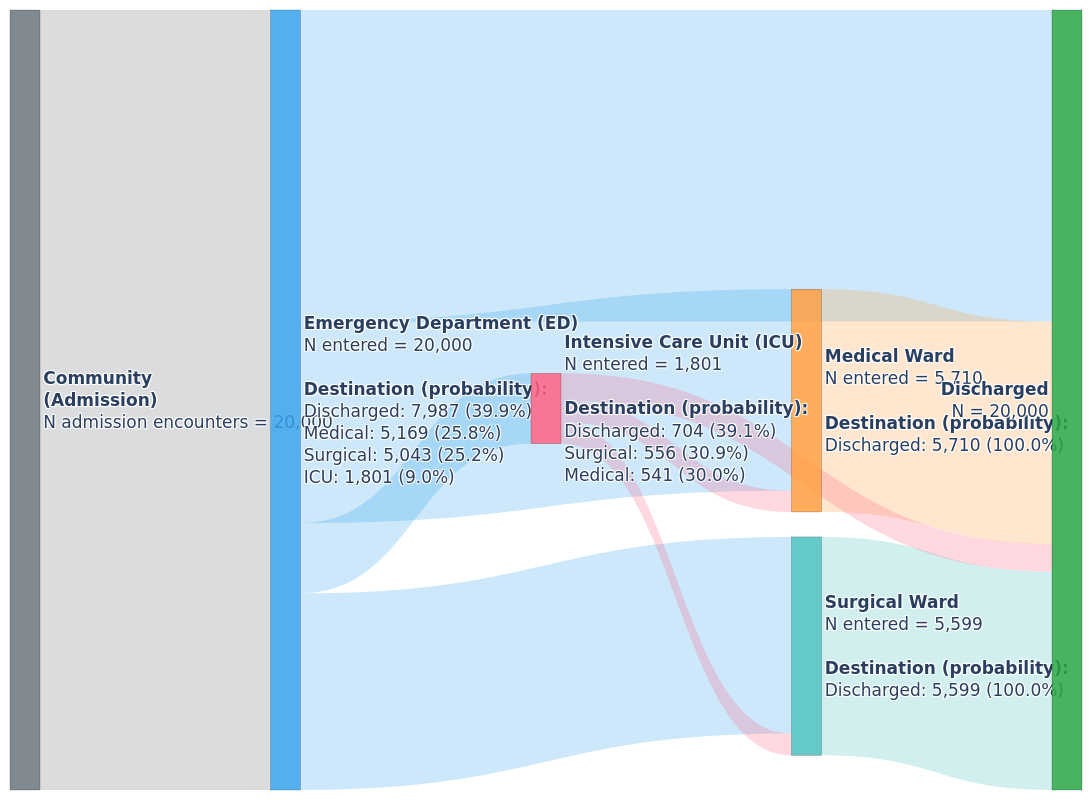

The cell this chart's notebook holds for it:
### Markdown cell above
SANKEY PLOT

### Code cell
# Patient flow: each admission's ward sequence (repeats collapsed), from the community to discharge
NODES = ["Community", "ED", "Medical", "Surgical", "ICU", "Discharged"]
NODE_LABELS = ["Community<br>(Admission)", "Emergency Department (ED)", "Medical Ward", "Surgical Ward",
               "Intensive Care Unit (ICU)", "Discharged"]
NODE_COLORS = ["rgba(108, 117, 125, 0.85)", "rgba(54, 162, 235, 0.85)", "rgba(255, 159, 64, 0.85)",
               "rgba(75, 192, 192, 0.85)", "rgba(255, 99, 132, 0.85)", "rgba(40, 167, 69, 0.85)"]
LINK_COLORS = ["rgba(108, 117, 125, 0.25)", "rgba(54, 162, 235, 0.25)", "rgba(255, 159, 64, 0.25)",
               "rgba(75, 192, 192, 0.25)", "rgba(255, 99, 132, 0.25)"]

# Count every step of every pathway
transitions = {}
for _, stays in ward.sort_values(["admission_id", "start_datetime"]).groupby("admission_id")["ward"]:
    path = ["Community"]
    for w in stays:
        if w != path[-1]:
            path.append(w)
    path.append("Discharged")
    for src, tgt in zip(path[:-1], path[1:]):
        transitions[(src, tgt)] = transitions.get((src, tgt), 0) + 1

# Node labels: number entering each ward and where those patients went next
labels = []
for node, title in zip(NODES, NODE_LABELS):
    entered = sum(n for (s, t), n in transitions.items() if t == node)
    out = sorted([(t, n) for (s, t), n in transitions.items() if s == node], key=lambda x: -x[1])
    if node == "Community":
        labels.append(f"<b>{title}</b><br>N admission encounters = {sum(n for _, n in out):,}")
    elif node == "Discharged":
        labels.append(f"<b>{title}</b><br>N = {entered:,}")
    else:
        # destination counts with the observed transfer probability (share of patients leaving this ward)
        total_out = sum(n for _, n in out)
        labels.append(f"<b>{title}</b><br>N entered = {entered:,}<br><br><b>Destination (probability):</b><br>"
                      + "<br>".join(f"{t}: {n:,} ({n / total_out:.1%})" for t, n in out))

sources = [NODES.index(s) for s, t in transitions]
targets = [NODES.index(t) for s, t in transitions]
fig = go.Figure(go.Sankey(
    arrangement="snap",
    node=dict(pad=25, thickness=30, label=labels, color=NODE_COLORS, line=dict(color="rgba(0,0,0,0.4)", width=0.5)),
    link=dict(source=sources, target=targets, value=list(transitions.values()),
              color=[LINK_COLORS[s] for s in sources],
              hovertemplate="<b>%{source.label}</b> → <b>%{target.label}</b><br>Admission encounters: %{value:,}<extra></extra>")))
fig.update_layout(font=dict(size=17, family="DejaVu Sans"), width=1400, height=800,
                  margin=dict(l=10, r=10, t=10, b=10), plot_bgcolor="white")
fig.show()

### Figure 1 — Plotly figure (JSON) as saved in the notebook; plotly's stock layout.template omitted (floating-point values rounded to 4 significant figures)
{"data": [{"arrangement": "snap", "link": {"color": ["rgba(108, 117, 125, 0.25)", "rgba(54, 162, 235, 0.25)", "rgba(54, 162, 235, 0.25)", "rgba(75, 192, 192, 0.25)", "rgba(54, 162, 235, 0.25)", "rgba(255, 159, 64, 0.25)", "rgba(54, 162, 235, 0.25)", "rgba(255, 99, 132, 0.25)", "rgba(255, 99, 132, 0.25)", "rgba(255, 99, 132, 0.25)"], "hovertemplate": "<b>%{source.label}</b> → <b>%{target.label}</b><br>Admission encounters: %{value:,}<extra></extra>", "source": [0, 1, 1, 3, 1, 2, 1, 4, 4, 4], "target": [1, 5, 3, 5, 2, 5, 4, 3, 2, 5], "value": [20000, 7987, 5043, 5599, 5169, 5710, 1801, 556, 541, 704]}, "node": {"color": ["rgba(108, 117, 125, 0.85)", "rgba(54, 162, 235, 0.85)", "rgba(255, 159, 64, 0.85)", "rgba(75, 192, 192, 0.85)", "rgba(255, 99, 132, 0.85)", "rgba(40, 167, 69, 0.85)"], "label": ["<b>Community<br>(Admission)</b><br>N admission encounters = 20,000", "<b>Emergency Department (ED)</b><br>N entered = 20,000<br><br><b>Destination (probability):</b><br>Discharged: 7,987 (39.9%)<br>Medical: 5,169 (25.8%)<br>Surgical: 5,043 (25.2%)<br>ICU: 1,801 (9.0%)", "<b>Medical Ward</b><br>N entered = 5,710<br><br><b>Destination (probability):</b><br>Discharged: 5,710 (100.0%)", "<b>Surgical Ward</b><br>N entered = 5,599<br><br><b>Destination (probability):</b><br>Discharged: 5,599 (100.0%)", "<b>Intensive Care Unit (ICU)</b><br>N entered = 1,801<br><br><b>Destination (probability):</b><br>Discharged: 704 (39.1%)<br>Surgical: 556 (30.9%)<br>Medical: 541 (30.0%)", "<b>Discharged</b><br>N = 20,000"], "line": {"color": "rgba(0,0,0,0.4)", "width": 0.5}, "pad": 25, "thickness": 30}, "type": "sankey"}], "layout": {"font": {"family": "DejaVu Sans", "size": 17}, "height": 800, "margin": {"b": 10, "l": 10, "r": 10, "t": 10}, "plot_bgcolor": "white", "width": 1400}}
